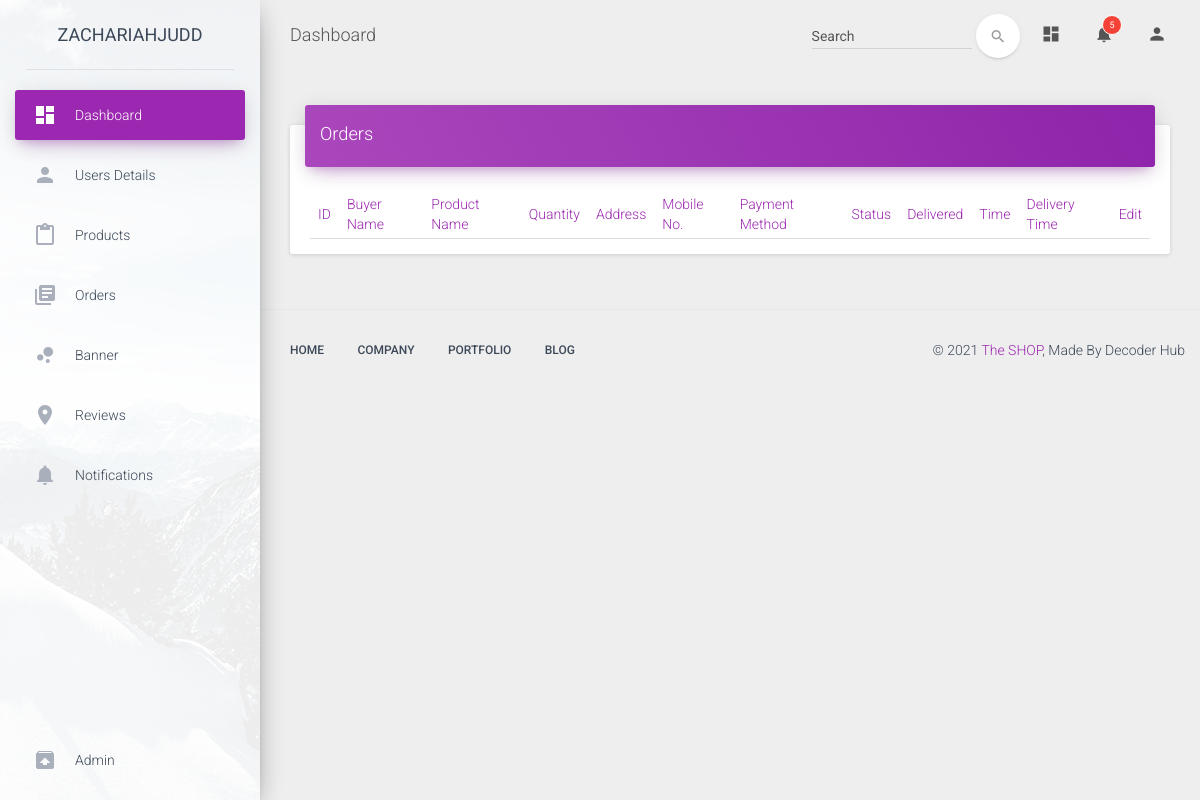
Page /dashboard/orders/ (signed in) on the earlier database version.
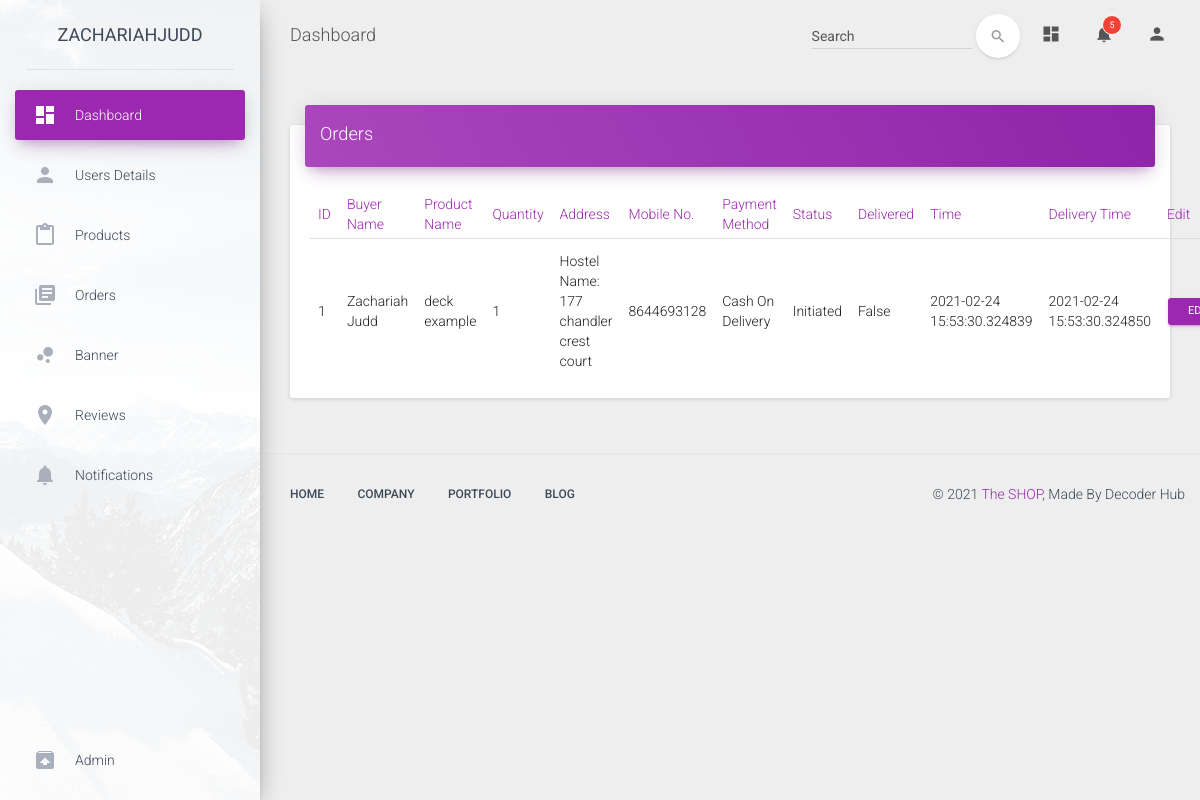
Same page on the later database version.
### models.py (models this page shows, shortened)
class BuyHistory(Model):
    order_id = CharField(max_length=50, unique=True)
    product = ForeignKeyField(Product, related_name='product')
    buyer = ForeignKeyField(User, related_name='customer')
    product_name = CharField()
    buyer_name = CharField()
    mobile_no = IntegerField()
    payment_option = CharField()
    product_quantity = IntegerField()
    buyer_address = TextField()
    buy_time = DateTimeField(default=datetime.datetime.now)
    status = CharField()
    delivered = BooleanField()
    deliverTime = DateTimeField(null = True, default = datetime.datetime.now)
    class Meta:
        database = DATABASE
        order_by = ('buy_time',)

### routes.py (the view)
@app.route('/dashboard/orders/')
@login_required
def dashboard_orders():
    if current_user.is_admin:
        return render_template("dashboard/html/orders.html", user=current_user, products=models.BuyHistory, app=app)
    else:
        return redirect(url_for('index'))

### routes.py (called while the page is built)
@app.context_processor
def override_url_for():
    return dict(url_for=dated_url_for)

def dated_url_for(endpoint, **values):
    if (endpoint == 'static' or endpoint == 'product_images'):
        filename = values.get('filename', None)
        if filename:
            file_path = os.path.join(app.root_path,
                                     endpoint, filename)
            values['q'] = int(os.stat(file_path).st_mtime)
    return url_for(endpoint, **values)

@login_manager.user_loader
def load_user(userid):
    try:
        return models.User.get(models.User.id == userid)
    except models.DoesNotExist:
        return None

@app.before_request
def before_request():
    try:
     g.db = models.DATABASE
     g.db.connect()
    except models.OperationalError:
        pass

@app.after_request
def after_request(response):
    g.db.close()
    return response

### templates/dashboard/html/orders.html
{% extends "dashboard/html/layout.html" %}
{% block content %}
<div class="container-fluid">
    <div class="row">
        <div class="col-lg-12">
            <div class="card">
                    <div class="card-header" data-background-color="purple">
                        <h4 class="title">Orders</h4>
                    </div>
                    <div class="card-content table-responsive">
                        <table class="table table-hover">
                            <thead class="text-primary">
                                <tr><th>ID</th>
                                <th>Buyer Name</th>
                                <th>Product Name</th>
                                <th>Quantity</th>
                                <th>Address</th>
                                <th>Mobile No.</th>
                                <th>Payment Method</th>
                                <th>Status</th>
                                <th>Delivered</th>
                                <th>Time</th>
                                <th>Delivery Time</th>
                                <th>Edit</th>
                            </tr></thead>
                            <tbody>
                                {% for item in products %}
                                    <tr>
                                        <td>{{ item.id }}</td>
                                        <td>{{ item.buyer_name }}</td>
                                        <td>{{ item.product_name }}</td>
                                        <td>{{ item.product_quantity }}</td>
                                        <td>{{ item.buyer_address }}</td>
                                        <td>{{ item.mobile_no }}</td>
                                        <td>{{ item.payment_option }}</td>
                                        <td>{{ item.status }}</td>
                                        <td>{{ item.delivered }}</td>
                                        <td>{{ item.buy_time }}</td>
                                        <td>{{ item.deliverTime }}</td>
                                        <td><a href="{{ url_for('dashboard_orders_edit', order_id=item.id) }}" class="btn btn-primary btn-sm">Edit</a></td>
                                    </tr>
                                {% endfor %}
                            </tbody>
                        </table>
                    </div>
                </div>
        </div>
    </div>
</div>
{% endblock %}

Differences in the rows shown:
added BuyHistory: id "1", buyer_name "Zachariah Judd", product_name "deck example", product_quantity "1", buyer_address "Hostel Name: 177 chandler crest court", mobile_no "8644693128", payment_option "Cash On Delivery", status "Initiated", delivered "False", buy_time "2021-02-24 15:53:30.324839", deliverTime "2021-02-24 15:53:30.324850"
